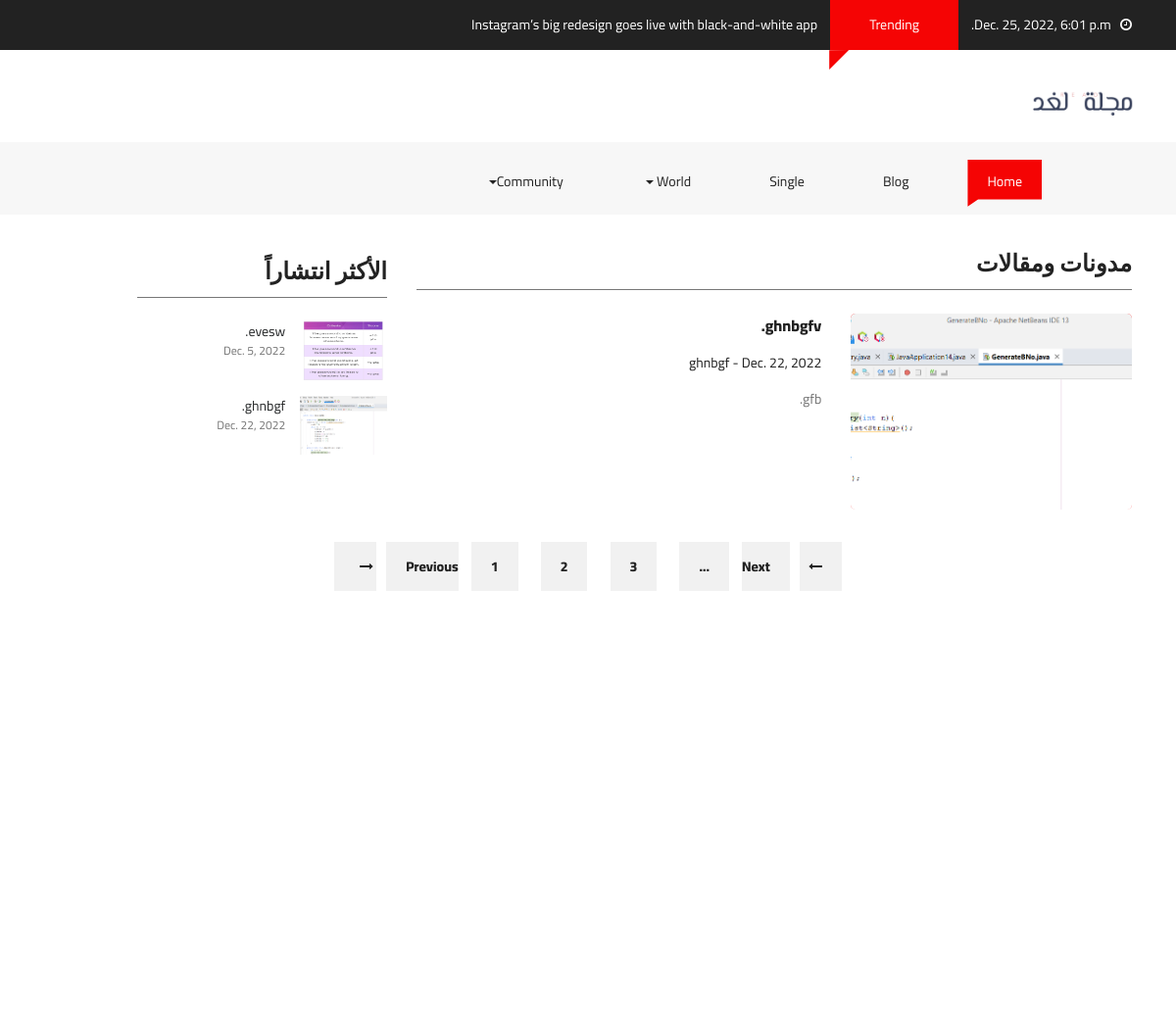
The page /blog/ on the database as committed earlier.
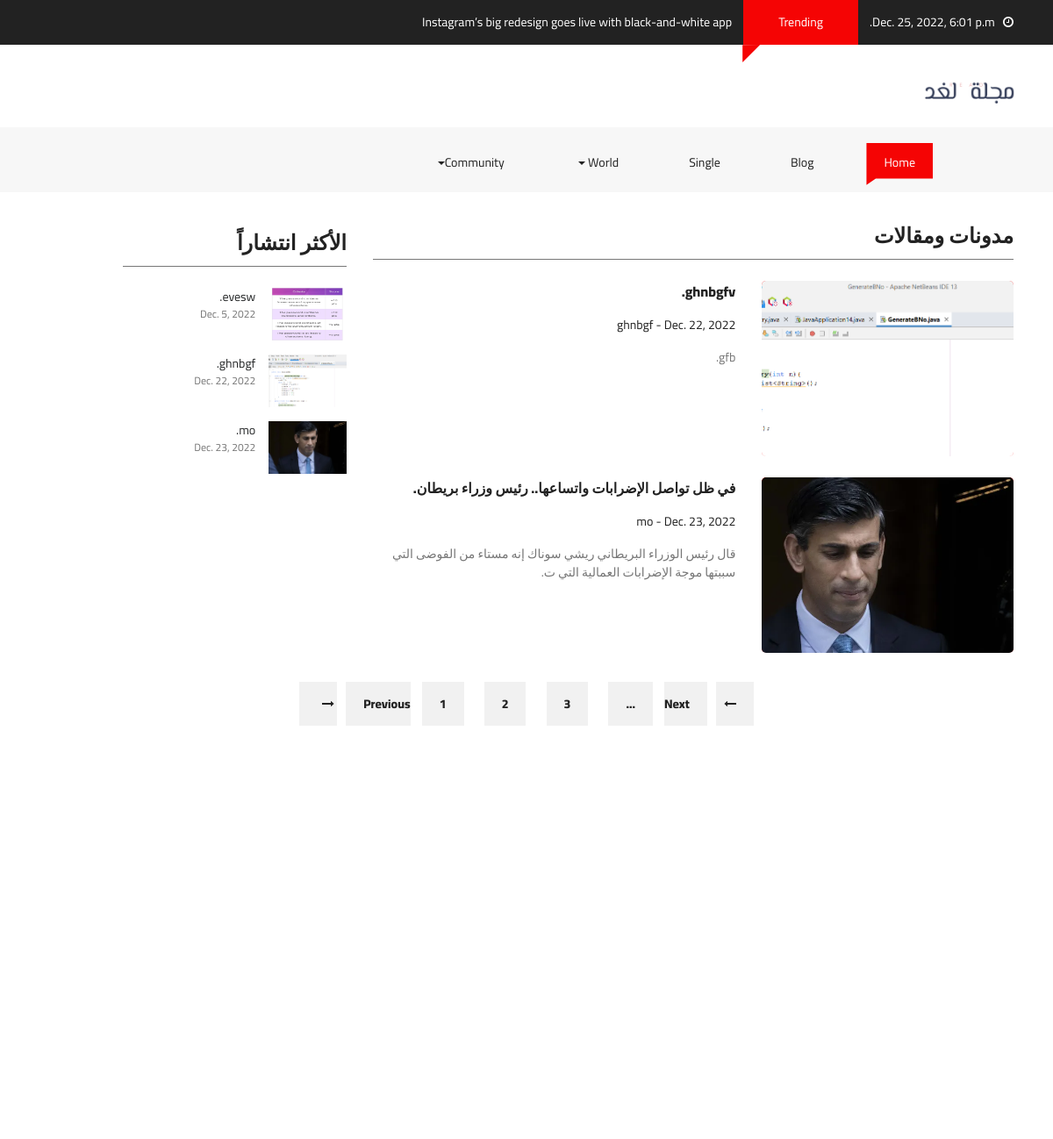
The same page on the database as committed later.
### main/models.py (models this page shows, shortened)
class blog(models.Model):
    title = models.CharField(max_length=50)
    author = models.CharField(max_length=20,null=True, blank=True)
    image = models.ImageField()
    date_post = models.DateField(null=True, blank=True)
    short_decsription = models.CharField(max_length=100)
    long_decsription = models.TextField(default='DESC')
    most_popular = models.BooleanField(default=False)
    trending = models.BooleanField(default=False)
    main = models.BooleanField(default=False)
    main2 = models.BooleanField(default=False)

### main/views.py (the view)
# urls.py: path('blog/', views.blogs, name='blog'),
def blogs(request):
    blogs = blog.objects.all()
    date_now  = datetime.datetime.now()
    context={
        'blog':blogs,
        'D_N':date_now
    }
    return render(request,'main/blog.html',context)

### templates/main/blog.html (shortened to what this page needs)
{% extends "./layout.html" %}
{% load static %}
{% block content %}
<div class="container-fluid pb-4 pt-4 paddding">
    <div class="container paddding">
        <div class="row mx-0">
            <div class="col-md-8 animate-box" data-animate-effect="fadeInLeft">
                <div>
                    <div class="fh5co_heading fh5co_heading_border_bottom py-2 mb-4" style="font-weight: bold;" >مدونات ومقالات</div>
                </div>
                {% for bl in blog %}
                {% if  bl.most_popular and  bl.trending %}
                <div class="row pb-4">
                    <div class="col-md-5">
                        <a href="{% url 'main:page' bl.id %}">
                        <div class="fh5co_hover_news_img">
                            <div class="fh5co_news_img"><img src="{{bl.image.url}}" alt=""/></div>
                        </div>
                        </a>
                    </div>
                    <div class="col-md-7 animate-box">
                        <a href="{% url 'main:page' bl.id %}" class="fh5co_magna py-2"> {{bl.title}}. <br> </a> <a href="{% url 'main:page' bl.id %}" class="fh5co_mini_time py-3"> {{bl.author}} -
                        {{bl.date_post}} </a>
                        <div class="fh5co_consectetur"> {{bl.short_decsription}}.
                        </div>
                    </div>
                </div>
                {% endif %}
                {% endfor %}
            </div>
            <div class="col-md-3 animate-box" data-animate-effect="fadeInRight">
                <div>
                    <div class="fh5co_heading fh5co_heading_border_bottom pt-3 py-2 mb-4" style="font-weight: bold;">الأكثر انتشاراً</div>
                </div>
                {% for bm in blog %}
                {% if  bm.most_popular  %}
                <div class="row pb-3">
                    <div class="col-5 align-self-center">
                        <img src="{{bm.image.url}}" alt="img" class="fh5co_most_trading"/>
                    </div>
                    <div class="col-7 paddding">
                        <div class="most_fh5co_treding_font"> {{bm.author}}.</div>
                        <div class="most_fh5co_treding_font_123"> {{bm.date_post}}</div>
                    </div>
                </div>
                {% endif %}
                {% endfor %}
            </div>
        </div>
        <div class="row mx-0">
            <div class="col-12 text-center pb-4 pt-4">
                <a href="#" class="btn_mange_pagging"><i class="fa fa-long-arrow-left"></i>&nbsp;&nbsp; Previous</a>
                <a href="#" class="btn_pagging">1</a>
                <a href="#" class="btn_pagging">2</a>
                <a href="#" class="btn_pagging">3</a>
                <a href="#" class="btn_pagging">...</a>
                <a href="#" class="btn_mange_pagging">Next <i class="fa fa-long-arrow-right"></i>&nbsp;&nbsp; </a>
             </div>
        </div>
    </div>
</div>
<div class="container-fluid pb-4 pt-5">
</div>
{%endblock%}

### templates/main/layout.html (shortened to what this page needs)
{% load static %}
<!DOCTYPE html>
<html lang="en" class="no-js">
<head>
    <link href="{% static 'css/media_query.css' %}" rel="stylesheet" type="text/css"/>
    <link href="{% static 'css/bootstrap.css' %}" rel="stylesheet" type="text/css"/>
    <link href="https://maxcdn.bootstrapcdn.com/font-awesome/4.7.0/css/font-awesome.min.css" rel="stylesheet"
>
    <link href="{% static 'css/animate.css' %}" rel="stylesheet" type="text/css"/>
    <link href="{% static 'css/owl.carousel.css' %}" rel="stylesheet" type="text/css"/>
    <link href="{% static 'css/owl.theme.default.css' %}" rel="stylesheet" type="text/css"/>
    <link href="{% static 'css/style_1.css' %}" rel="stylesheet" type="text/css"/>
</head>
<body class="{% block class %}{%endblock%}" dir="rtl">
<div class="container-fluid fh5co_header_bg">
    <div class="container">
        <div class="row" >
            <div class="col-12 fh5co_mediya_center"><a href="#" class="color_fff fh5co_mediya_setting" dir="rtl"><i
                    class="fa fa-clock-o"></i>&nbsp;&nbsp;&nbsp;{{D_N}}</a>
                <div class="d-inline-block fh5co_trading_posotion_relative"><a href="#" class="treding_btn">Trending</a>
                    <div class="fh5co_treding_position_absolute"></div>
                </div>
                <a href="#" class="color_fff fh5co_mediya_setting">Instagram’s big redesign goes live with black-and-white app</a>
            </div>
        </div>
    </div>
</div>
<div class="container-fluid">
    <div class="container">
        <div class="row">
            <div class="col-12 col-md-3 fh5co_padding_menu">
                <img src="/media/logo.png" alt="img" class="fh5co_logo_width"/>
            </div>
            </div>
        </div>
    </div>
<div class="container-fluid bg-faded fh5co_padd_mediya padding_786">
    <div class="container padding_786">
        <nav class="navbar navbar-toggleable-md navbar-light ">
            <div class="collapse navbar-collapse" id="navbarSupportedContent">
                <ul class="navbar-nav mr-auto">
                    <li class="nav-item active">
                        <a class="nav-link" href="{% url 'main:index'%}">Home <span class="sr-only">(current)</span></a>
                    </li>
                    <li class="nav-item ">
                        <a class="nav-link" href="{% url 'main:blog'%}">Blog <span class="sr-only">(current)</span></a>
                    </li>
                    <li class="nav-item ">
                        <a class="nav-link" href="single.html">Single <span class="sr-only">(current)</span></a>
                    </li>
                    <li class="nav-item dropdown">
                        <a class="nav-link dropdown-toggle" href="#" id="dropdownMenuButton2" data-toggle="dropdown"
                           aria-haspopup="true" aria-expanded="false">World <span class="sr-only">(current)</span></a>
                    </li>
                    <li class="nav-item dropdown">
                        <a class="nav-link dropdown-toggle" href="#" id="dropdownMenuButton3" data-toggle="dropdown"
                           aria-haspopup="true" aria-expanded="false">Community<span class="sr-only">(current)</span></a>
                    </li>
                </ul>
            </div>
        </nav>
    </div>
</div>
{% block content %} {% endblock %}
<div class="container-fluid fh5co_footer_bg pb-3">
</body>
</html>

### main/static/css/style_1.css (style rules this page uses)
a,a:hover { color:#f50404 }
.fh5co_header_bg { background:#222;color:#fff }
.color_fff { color:#fff !important }
.treding_btn { background:#f50404;color:#fff;margin:0 10px;display:inline-block;padding:15px 40px }
.fh5co_trading_posotion_relative { position:relative }
.fh5co_treding_position_absolute { -webkit-clip-path:polygon(0 1%, 100% 0, 0 100%, 0% 100%);-moz-clip-path:polygon(0 1%, 100% 0, 0 100%, 0% 100%);-ms-clip-path:polygon(0 1%, 100% 0, 0 100%, 0% 100%);clip-path:polygon(0 1%, 100% 0, 0 100%, 0% 100%);height:20px;width:20px;background:#f50404;position:absolute;left:9px }
.fh5co_logo_width { width:130px }
.navbar-light .navbar-nav .open>.nav-link,.navbar-light .navbar-nav .active>.nav-link,.navbar-light .navbar-nav .nav-link.open,.navbar-light .navbar-nav .nav-link.active { color:#fff !important;padding-top:12px !important;padding-bottom:15px !important;padding-left:20px !important;padding-right:20px !important;margin:0 20px !important;-moz-transition:all .5s ease;-o-transition:all .5s ease;-webkit-transition:all .5s ease;-ms-transition:all .5s ease;transition:all .5s ease;background:#f50404 !important;-webkit-clip-path:polygon(100% 0, 100% 85%, 14% 85%, 0 100%, 0% 60%, 0 0);-moz-clip-path:polygon(100% 0, 100% 85%, 14% 85%, 0 100%, 0% 60%, 0 0);-ms-clip-path:polygon(100% 0, 100% 85%, 14% 85%, 0 100%, 0% 60%, 0 0);clip-path:polygon(100% 0, 100% 85%, 14% 85%, 0 100%, 0% 60%, 0 0) }
.navbar-light .navbar-nav .nav-link { color:#222 !important;padding-top:12px !important;padding-bottom:15px !important;padding-left:20px !important;padding-right:20px !important;margin:0 20px !important;-moz-transition:all .5s ease;-o-transition:all .5s ease;-webkit-transition:all .5s ease;-ms-transition:all .5s ease;transition:all .5s ease;position:relative !important;-webkit-clip-path:polygon(100% 0, 100% 85%, 14% 85%, 0 100%, 0% 60%, 0 0);-moz-clip-path:polygon(100% 0, 100% 85%, 14% 85%, 0 100%, 0% 60%, 0 0);-ms-clip-path:polygon(100% 0, 100% 85%, 14% 85%, 0 100%, 0% 60%, 0 0);clip-path:polygon(100% 0, 100% 85%, 14% 85%, 0 100%, 0% 60%, 0 0) }
.fh5co_padding_menu { padding:20px 0 }
.fh5co_padd_mediya { padding-top:10px }
.paddding { padding-left:0 !important;padding-right:0 !important }
.fh5co_heading { font-size:20px;color:#424040 }
.fh5co_heading_border_bottom { border-bottom:1px solid #777 }
.fh5co_news_img { height:200px;-webkit-border-radius:5px;-moz-border-radius:5px;-ms-border-radius:5px;border-radius:5px;overflow:hidden;position:relative;top:0;-webkit-box-shadow:inset 0 2px 3px 1px;-moz-box-shadow:inset 0 2px 3px 1px;-o-box-shadow:inset 0 2px 3px 1px;box-shadow:inset 0 2px 3px 1px;-moz-transition:all all 0.5s ease;-o-transition:all all 0.5s ease;-webkit-transition:all all 0.5s ease;-ms-transition:all all 0.5s ease;transition:all all 0.5s ease }
.fh5co_news_img>img { height:260px;min-width:100% }
.fh5co_magna { font-size:16px;color:#222 !important;font-weight:800 }
.fh5co_mini_time { font-size:14px;color:#222;display:inline-block }
.fh5co_consectetur { font-size:14px;color:#777 }
.fh5co_most_trading { height:60px;width:100% }
.most_fh5co_treding_font_123 { font-size:12px;color:#777 }
.btn_mange_pagging { background:#f1f1f1;padding:12px 20px;color:#222 !important;font-weight:800;margin:0 10px;-moz-transition:all .5s ease;-o-transition:all .5s ease;-webkit-transition:all .5s ease;-ms-transition:all .5s ease;transition:all .5s ease }
.btn_pagging { background:#f1f1f1 !important;color:#222;padding:12px 20px !important;font-weight:800;margin:0 10px;-moz-transition:all .5s ease;-o-transition:all .5s ease;-webkit-transition:all .5s ease;-ms-transition:all .5s ease;transition:all .5s ease }
.fh5co_footer_bg { background:#222;color:#fff;-webkit-clip-path:polygon(0 17%, 100% 0, 100% 100%, 0% 100%);clip-path:polygon(0 17%, 100% 0, 100% 100%, 0% 100%) }
.fh5co_heading { font-size:24px;color:#222 }
.js .animate-box { opacity:0 }

Rows that differ between the two databases and show on the page:
added blog: image (picture), title "في ظل تواصل الإضرابات واتساعها.. رئيس وزراء بريطان", author "mo", date_post "Dec. 23, 2022", short_decsription "قال رئيس الوزراء البريطاني ريشي سوناك إنه مستاء من الفوضى التي سببتها موجة الإضرابات العمالية التي ت"
